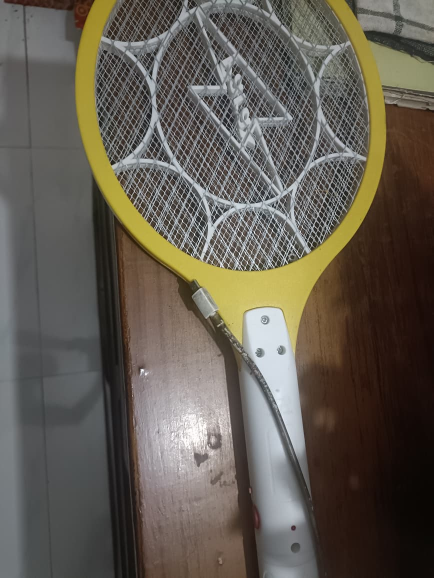
#> input picture dataset/real/i11.jpeg, 867 x 1156 px (shown at 1/2 size)
$ python -i feature_extractor.py   (imports and definitions only)   (older library calls are emulated)
#> lines starting #> are read from the running program, lines starting #| are printed output that depends on the picture
#> in extract, img is the input picture: shape (1156, 867, 3); mean B, G, R 82.5, 92.4, 98.5
import cv2
import numpy as np
from skimage.feature import local_binary_pattern, hog
from scipy.stats import entropy


class FeatureExtractor:

    def __init__(self):
        self.resize = (256, 256)

    def preprocess(self, img):

        img = cv2.resize(img, self.resize)
#> img: shape (256, 256, 3)

        gray = cv2.cvtColor(img, cv2.COLOR_BGR2GRAY)
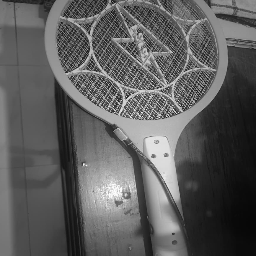
#> gray: shape (256, 256); min 7, max 254, mean 93

        return img, gray

    def laplacian_variance(self, gray):

        return cv2.Laplacian(gray, cv2.CV_64F).var()

    def edge_density(self, gray):

        edges = cv2.Canny(gray,100,200)
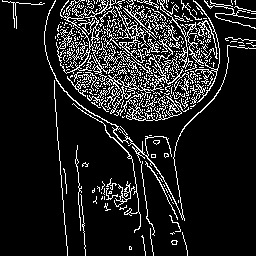
#> edges: shape (256, 256); 12.5% white in thin lines or dots

        return np.sum(edges>0)/edges.size

    def brightness(self, gray):

        return np.mean(gray)

    def contrast(self, gray):

        return np.std(gray)

    def reflection_ratio(self, gray):

        return np.sum(gray>240)/gray.size

    def fft_features(self, gray):

        fft=np.fft.fft2(gray)

        fft=np.fft.fftshift(fft)

        mag=np.log(np.abs(fft)+1)
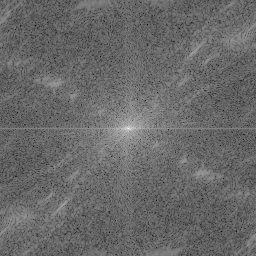
#> mag: shape (256, 256) float64; min 2.9, max 15.62, mean 8.15; drawn with min black and max white

        return [
            np.mean(mag),
            np.std(mag),
            np.max(mag),
            np.min(mag)
        ]

    def lbp_features(self,gray):

        radius=2

        points=16

        lbp=local_binary_pattern(gray,points,radius,"uniform")

        hist,_=np.histogram(
            lbp.ravel(),
            bins=np.arange(0,points+3),
            range=(0,points+2),
            density=True
        )

        return hist.tolist()

    def hog_features(self,gray):

        feat=hog(
            gray,
            orientations=9,
            pixels_per_cell=(16,16),
            cells_per_block=(2,2),
            feature_vector=True
        )
#> feat = 8100 values, max 0.487 at index 3861, min 0 at index 28, mean 0.136

        return [
            np.mean(feat),
            np.std(feat),
            np.max(feat),
            np.min(feat)
        ]

    def color_features(self,img):

        hsv=cv2.cvtColor(img,cv2.COLOR_BGR2HSV)
#> hsv: shape (256, 256, 3); mean H, S, V 48, 59.3, 100.3

        feat=[]

        for i in range(3):

            feat.append(np.mean(hsv[:,:,i]))

            feat.append(np.std(hsv[:,:,i]))
#> after the loop, feat = [48.01, 47.38, 59.33, 62.57, 100.3, 51.34]

        return feat

    def entropy_feature(self,gray):

        hist=cv2.calcHist([gray],[0],None,[256],[0,256])

        hist=hist.ravel()

        hist=hist/np.sum(hist)

        return entropy(hist)

    def sobel_features(self,gray):

        sx=cv2.Sobel(gray,cv2.CV_64F,1,0)
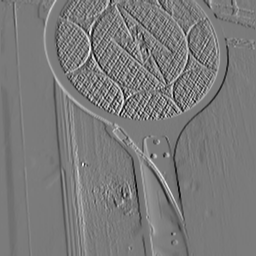
#> sx: shape (256, 256) float64; min -545, max 583, mean -2.5; drawn with min black and max white

        sy=cv2.Sobel(gray,cv2.CV_64F,0,1)
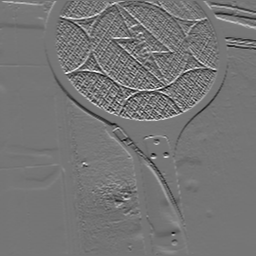
#> sy: shape (256, 256) float64; min -512, max 596, mean -0.8; drawn with min black and max white

        mag=np.sqrt(sx**2+sy**2)
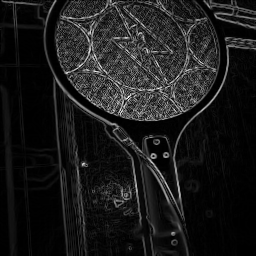
#> mag: shape (256, 256) float64; min 0, max 685.8, mean 72.8; drawn with min black and max white

        return [

            np.mean(mag),

            np.std(mag),

            np.max(mag)

        ]

    def extract(self,image_path):

        img=cv2.imread(image_path)

        if img is None:

            raise Exception(f"Cannot read {image_path}")

        img,gray=self.preprocess(img)

        feature=[]

        feature.append(self.laplacian_variance(gray))

        feature.append(self.edge_density(gray))

        feature.append(self.brightness(gray))

        feature.append(self.contrast(gray))

        feature.append(self.reflection_ratio(gray))

        feature.extend(self.fft_features(gray))

        feature.extend(self.hog_features(gray))

        feature.extend(self.color_features(img))

        feature.extend(self.sobel_features(gray))

        feature.append(self.entropy_feature(gray))
#> in entropy_feature, `hist=cv2.calcHist([gray],[0],None,[256],[0,256])`: hist = 256 values, max 994 at index 90, min 0 at index 0, mean 256
#> in entropy_feature, `hist=hist/np.sum(hist)`: hist = 256 values, max 0.0152 at index 90, min 0 at index 0, mean 0.00391

        feature.extend(self.lbp_features(gray))
#> in lbp_features, `lbp=local_binary_pattern(gray,points,radius,"uniform")`:
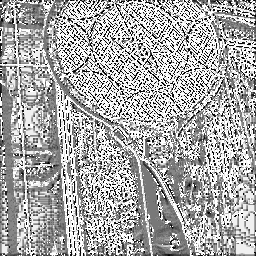
#> lbp: shape (256, 256) float64; min 0, max 17, mean 11.25; drawn with min black and max white
#> in lbp_features, `hist,_=np.histogram( lbp.ravel(), bins=np.arange(0,points+3), range=(0..`: hist = 18 values, max 0.288 at index 17, min 0.0136 at index 4, mean 0.0556

        return np.array(feature,dtype=np.float32)


extractor=FeatureExtractor()


def extract_features(path):

    return extractor.extract(path)

>>> result = FeatureExtractor().extract('dataset/real/i11.jpeg')
#> result = 41 values, max 7904 at index 0, min 0 at index 12, mean 227

$ run again, on dataset/real/ig25.jpeg
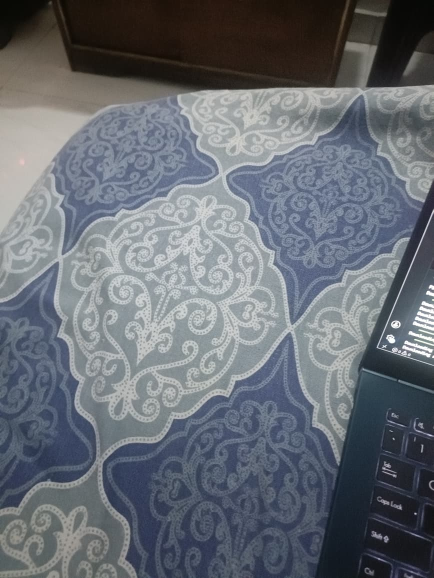
#> input picture dataset/real/ig25.jpeg, 867 x 1156 px (shown at 1/2 size)
#> in extract, img is the input picture: shape (1156, 867, 3); mean B, G, R 115.9, 108.5, 103.3
#> img: shape (256, 256, 3)
#> in edge_density, `edges = cv2.Canny(gray,100,200)`:
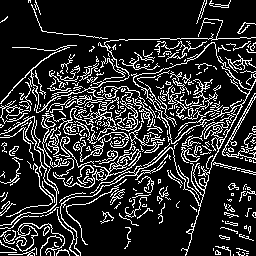
#> edges: shape (256, 256); 17.3% white in thin lines or dots
#> in hog_features, `feat=hog( gray, orientations=9, pixels_per_cell=(16,16), cells_per_blo..`: feat = 8100 values, max 0.526 at index 814, min 0 at index 8, mean 0.146
#> hsv: shape (256, 256, 3); mean H, S, V 86.1, 53.6, 118.8
#> after the loop in color_features, `for i in range(3):`: feat = [86.06, 36.11, 53.62, 40.77, 118.8, 50.68]
#> in entropy_feature, `hist=cv2.calcHist([gray],[0],None,[256],[0,256])`: hist = 256 values, max 616 at index 24, min 0 at index 0, mean 256
#> in entropy_feature, `hist=hist/np.sum(hist)`: hist = 256 values, max 0.0094 at index 24, min 0 at index 0, mean 0.00391
#> in lbp_features, `lbp=local_binary_pattern(gray,points,radius,"uniform")`:
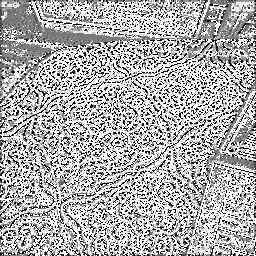
#> lbp: shape (256, 256) float64; min 0, max 17, mean 11.62; drawn with min black and max white
#> in lbp_features, `hist,_=np.histogram( lbp.ravel(), bins=np.arange(0,points+3), range=(0..`: hist = 18 values, max 0.375 at index 17, min 0.0126 at index 4, mean 0.0556
#> result = 41 values, max 2065.1 at index 0, min 0 at index 12, mean 84.88

$ run again, on dataset/real/ig32.jpeg
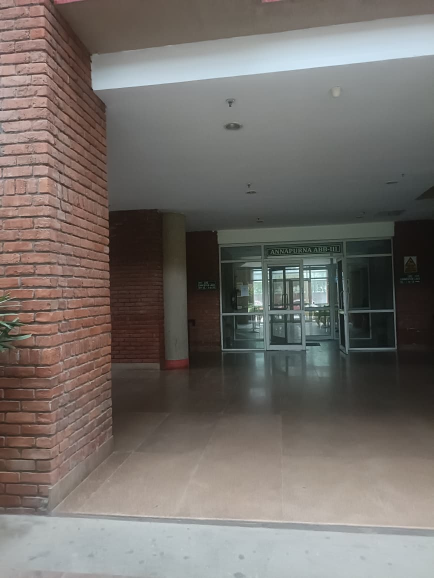
#> input picture dataset/real/ig32.jpeg, 867 x 1156 px (shown at 1/2 size)
#> in extract, img is the input picture: shape (1156, 867, 3); mean B, G, R 105.5, 110.1, 115.6
#> img: shape (256, 256, 3)
#> edges: shape (256, 256); 9.9% white in thin lines or dots
#> in hog_features, `feat=hog( gray, orientations=9, pixels_per_cell=(16,16), cells_per_blo..`: feat = 8100 values, max 0.545 at index 7888, min 0 at index 122, mean 0.12
#> hsv: shape (256, 256, 3); mean H, S, V 42.4, 41.2, 119.1
#> after the loop in color_features, `for i in range(3):`: feat = [42.36, 36.79, 41.22, 31.51, 119.1, 51.45]
#> in entropy_feature, `hist=cv2.calcHist([gray],[0],None,[256],[0,256])`: hist = 256 values, max 607 at index 97, min 0 at index 0, mean 256
#> in entropy_feature, `hist=hist/np.sum(hist)`: hist = 256 values, max 0.00926 at index 97, min 0 at index 0, mean 0.00391
#> in lbp_features, `lbp=local_binary_pattern(gray,points,radius,"uniform")`:
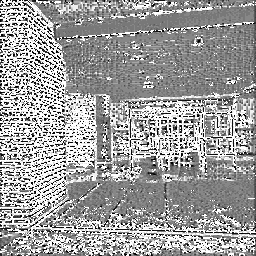
#> lbp: shape (256, 256) float64; min 0, max 17, mean 10.51; drawn with min black and max white
#> in lbp_features, `hist,_=np.histogram( lbp.ravel(), bins=np.arange(0,points+3), range=(0..`: hist = 18 values, max 0.239 at index 17, min 0.0115 at index 4, mean 0.0556
#> result = 41 values, max 1495.3 at index 0, min 0 at index 12, mean 68.59
